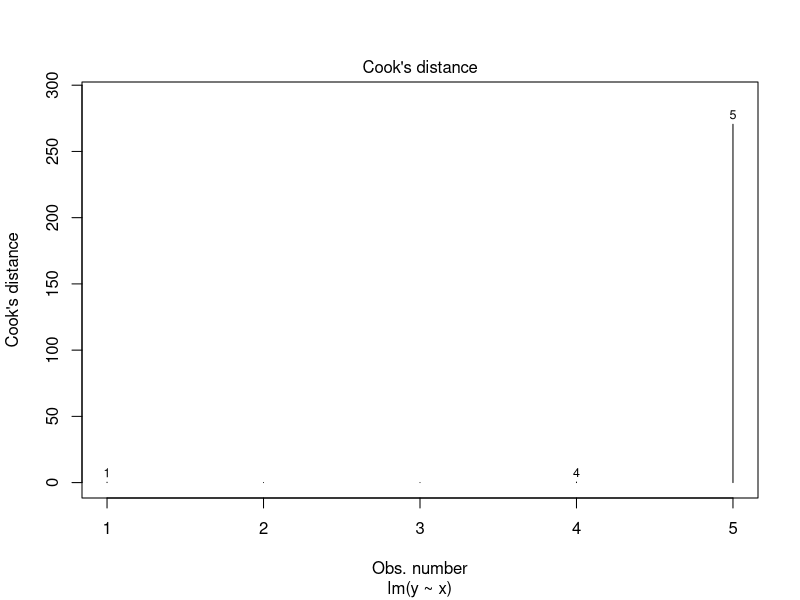

This figure's R source:
## ---- chunk 1
knitr::opts_chunk$set(echo = TRUE, cache = TRUE)
library(ggplot2)
## ---- chunk 2
data(mtcars)
fit <- lm(mpg ~ factor(cyl) + wt, mtcars)
summary(fit)$coefficients
## ---- chunk 3
data(mtcars)
fit1 <- lm(mpg ~ factor(cyl), mtcars)
fit2 <- lm(mpg ~ factor(cyl) + wt, mtcars)

summary(fit1)$coefficients
summary(fit2)$coefficients
## ---- chunk 4
data(mtcars)
fit1 <- lm(mpg ~ factor(cyl) + wt, mtcars)
fit2 <- lm(mpg ~ factor(cyl) * wt, mtcars)
anova(fit1, fit2)
## ---- chunk 5
x <- c(0.586, 0.166, -0.042, -0.614, 11.72)
y <- c(0.549, -0.026, -0.127, -0.751, 1.344)

fit <- lm(y ~x)
hatvalues(fit)
plot(fit, 4)
## ---- chunk 6
x <- c(0.586, 0.166, -0.042, -0.614, 11.72)
y <- c(0.549, -0.026, -0.127, -0.751, 1.344)

fit <- lm(y ~x)
dfbetas(fit)
